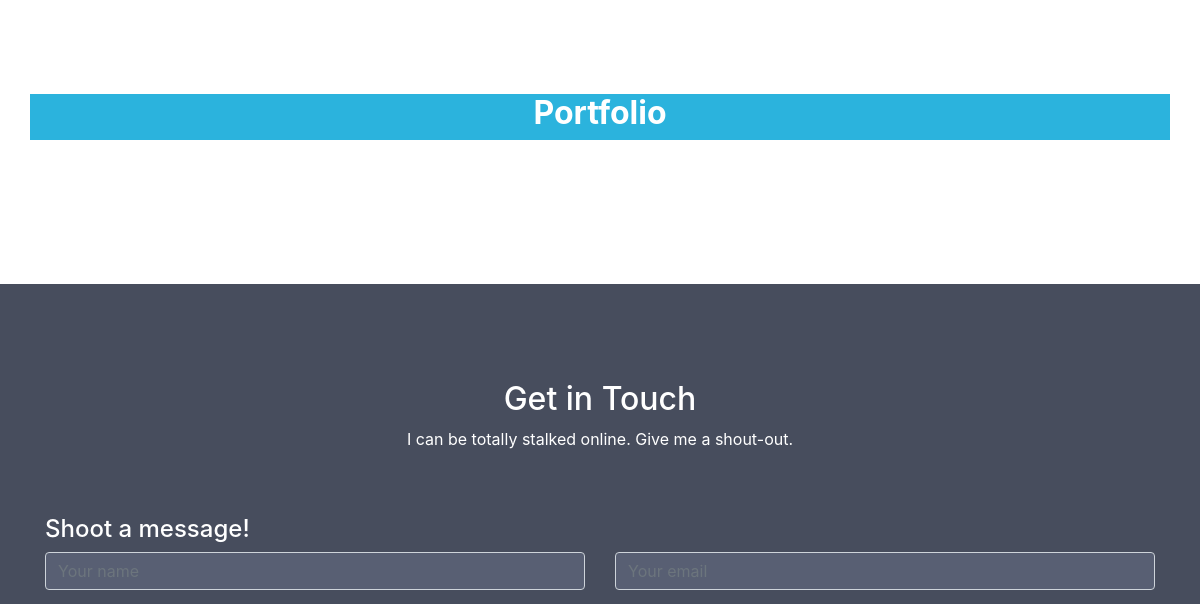
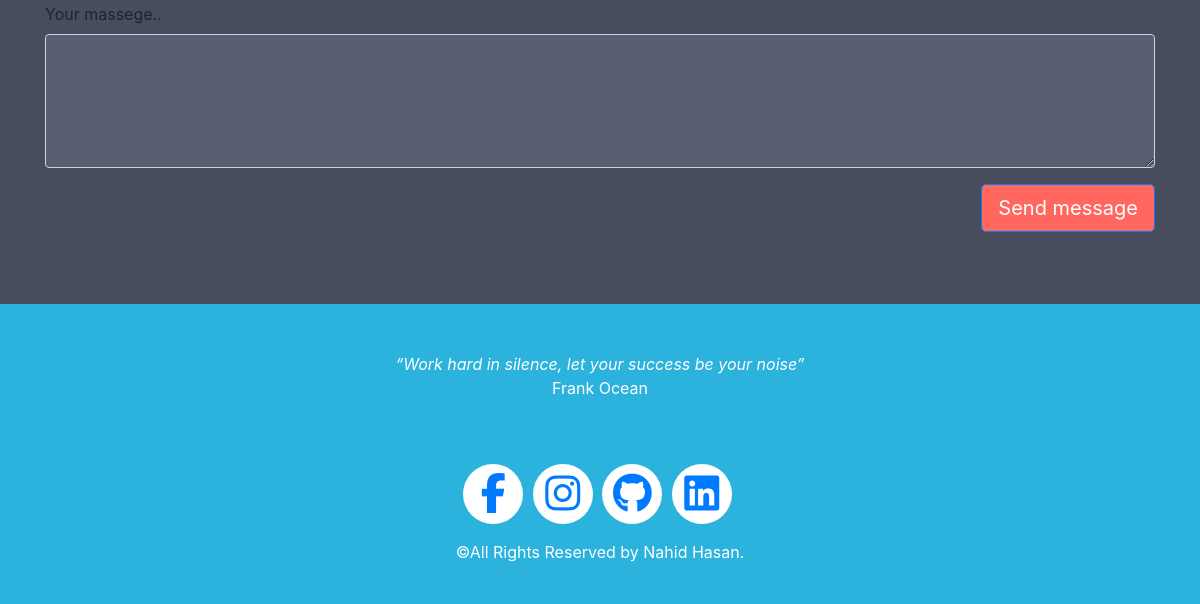
Before: / (lower part) with the older database file (2 pictures, top to bottom).
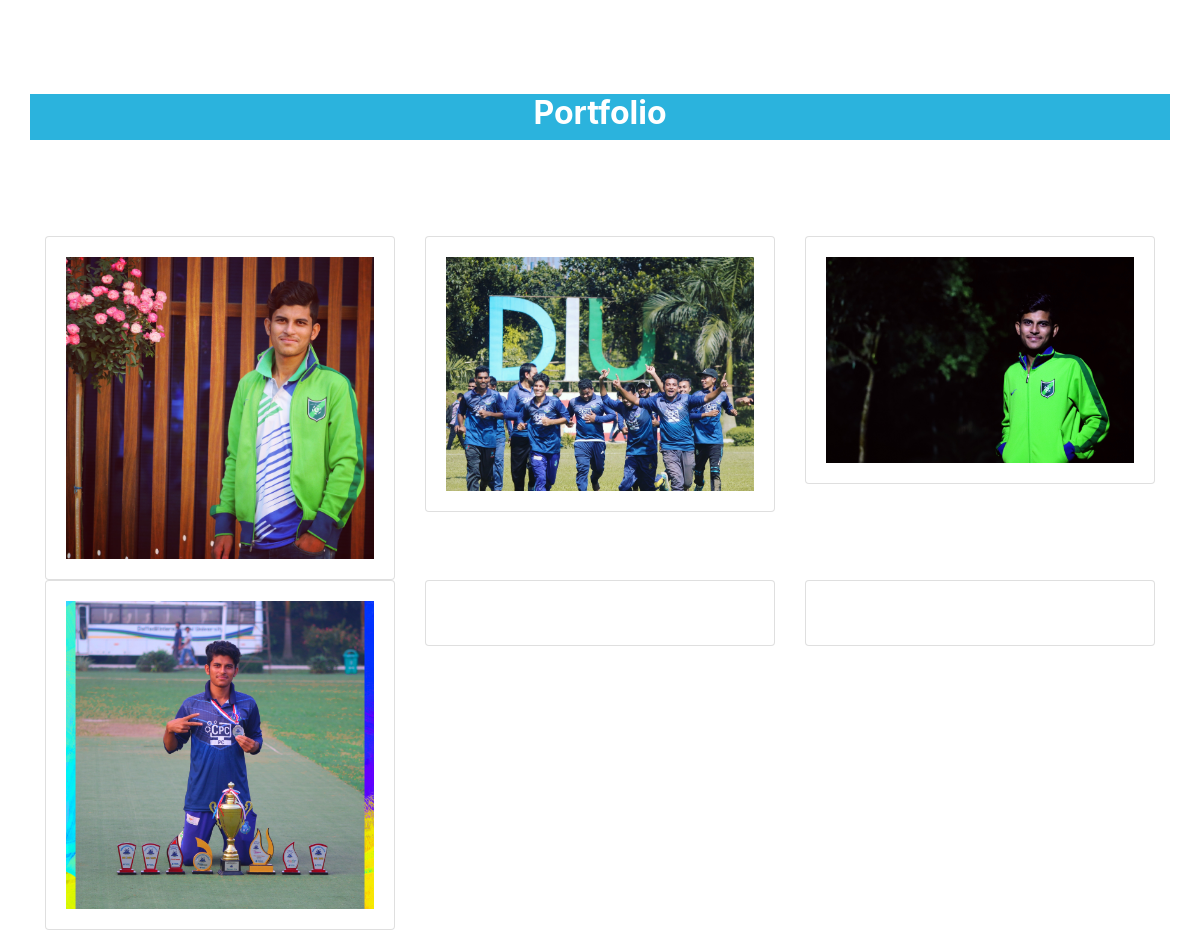
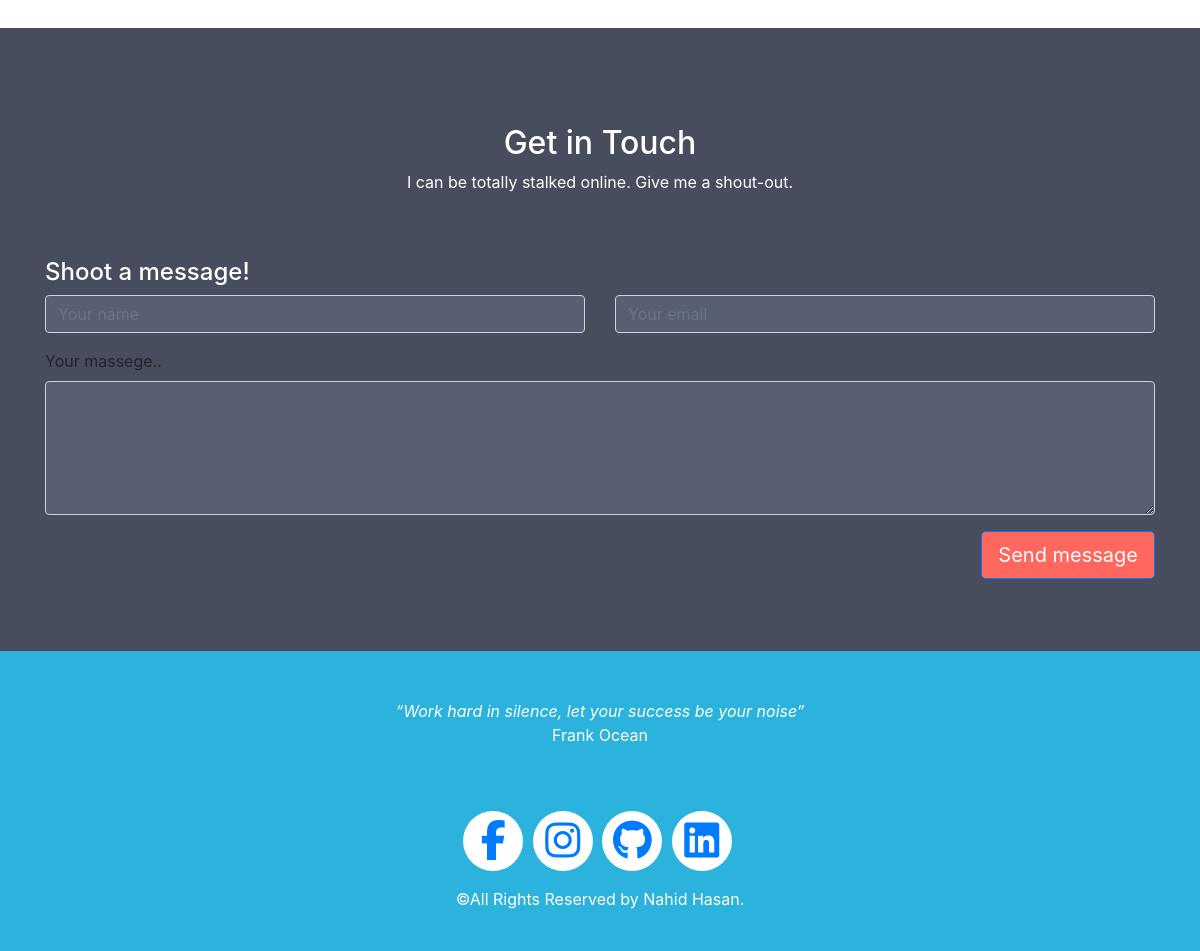
After: the same page with the newer database file (2 pictures, top to bottom).
### Portfolio_App/models.py (models this page shows)
class Portfolio(models.Model):
    portfolio_pic = models.ImageField(upload_to='Portfolio', blank=False)

### Portfolio_App/views.py (the view)
# urls.py: path('', views.index, name='index'),
def index(request):
    skills = Skill.objects.all()
    projects = Project.objects.all()
    portfolio_pics = Portfolio.objects.all()
    return render(request, 'Portfolio_App/index.html', context={'skills': skills, 'projects': projects, 'portfolio_pics': portfolio_pics})

### Portfolio_App/templates/Portfolio_App/index.html (shortened to what this page needs)
{% load static %}
<!DOCTYPE html>
<html lang="en">
<head>
    <link rel="stylesheet" href="https://cdnjs.cloudflare.com/ajax/libs/animate.css/4.0.0/animate.min.css">
    <link rel="stylesheet" href="https://stackpath.bootstrapcdn.com/bootstrap/4.5.0/css/bootstrap.min.css"
>
    <link rel="stylesheet" type="text/css" href="{% static 'style.css' %}" />
</head>
<body>
    {% include 'Portfolio_App/navbar.html' %}
    {% include 'Portfolio_App/about.html' %}
    {% include 'Portfolio_App/education.html' %}
    <div class="container" id="PORTFOLIO">
        <div class="row py-5 ">
            <div class="col text-center port-color">
                <h2 class="font-weight-bolder text-white">Portfolio</h2>
            </div>
        </div>
        <div class="row py-5">
            {% for portfolio_pic in portfolio_pics %}
            <div class="col-md-4">
                <div class="card">
                    <div class="card-body">
                        <img src="/static/images/{{portfolio_pic.portfolio_pic}}" class="img-fluid" alt="">
                    </div>
                </div>
            </div>
            {% endfor %}
        </div>
    </div>
    {% include 'Portfolio_App/contact.html' %}
    {% include 'Portfolio_App/footer.html' %}
</body>
</html>

### Portfolio_App/templates/Portfolio_App/navbar.html (shortened to what this page needs)
{% load static %}
<!DOCTYPE html>
<html lang="en">
<head>
    <link rel="stylesheet" href="https://cdnjs.cloudflare.com/ajax/libs/animate.css/4.0.0/animate.min.css">
    <link rel="stylesheet" href="https://stackpath.bootstrapcdn.com/bootstrap/4.5.0/css/bootstrap.min.css"
>
    <link rel="stylesheet" type="text/css" href="{% static 'style.css' %}" />
</head>
<body>
</body>
</html>

### Portfolio_App/templates/Portfolio_App/about.html (shortened to what this page needs)
{% load static %}
<!DOCTYPE html>
<html lang="en">
<head>
    <link rel="stylesheet" href="https://cdnjs.cloudflare.com/ajax/libs/animate.css/4.0.0/animate.min.css">
    <link rel="stylesheet" href="https://stackpath.bootstrapcdn.com/bootstrap/4.5.0/css/bootstrap.min.css"
>
    <link rel="stylesheet" type="text/css" href="{% static 'style.css' %}" />
</head>
<body>
</body>
</html>

### Portfolio_App/templates/Portfolio_App/education.html (shortened to what this page needs)
{% load static %}
<!DOCTYPE html>
<html lang="en">
<head>
    <link rel="stylesheet" href="https://cdnjs.cloudflare.com/ajax/libs/animate.css/4.0.0/animate.min.css">
    <link rel="stylesheet" href="https://stackpath.bootstrapcdn.com/bootstrap/4.5.0/css/bootstrap.min.css"
>
    <link rel="stylesheet" type="text/css" href="{% static 'style.css' %}" />
</head>
<body>
</body>
</html>

### Portfolio_App/templates/Portfolio_App/contact.html (shortened to what this page needs)
{% load static %}
<!DOCTYPE html>
<html lang="en">
<head>
    <link rel="stylesheet" href="https://cdnjs.cloudflare.com/ajax/libs/animate.css/4.0.0/animate.min.css">
    <link rel="stylesheet" href="https://stackpath.bootstrapcdn.com/bootstrap/4.5.0/css/bootstrap.min.css"
>
    <link rel="stylesheet" type="text/css" href="{% static 'style.css' %}" />
</head>
<body>
    <section>
        <div class="contact-container py-5">
            <div class="container" id="CONTACT">
                <div class="div">
                    <div class="row">
                        <div class="col text-center text-white py-5">
                            <h2>Get in Touch</h2>
                            <p>I can be totally stalked online. Give me a shout-out.</p>
                        </div>
                    </div>
                </div>
                <h4 class="text-white">Shoot a message!</h4>
                <form action="">
                    <div class="row pb-3">
                        <div class="col">
                            <input type="text" class="form-control" placeholder="Your name" size="40px">
                        </div>
                        <div class="col">
                            <input type="text" class="form-control" placeholder="Your email" size="40px">
                        </div>
                    </div>
                    <div class="row">
                        <div class="col">
                            <div class="form-group">
                                <label for="comment">Your massege..</label>
                                <textarea class="form-control" rows="5" id="comment"></textarea>
                            </div>
                        </div>
                    </div>
                    <div class="row">
                        <div class="col pb-4 text-right">
                            <button type="button" class="btn btn-primary btn-lg btn-color">Send message</button>
                        </div>
                    </div>
                </form>
            </div>
        </div>
    </section>
</body>
</html>

### Portfolio_App/templates/Portfolio_App/footer.html (shortened to what this page needs)
{% load static %}
<!DOCTYPE html>
<html lang="en">
<head>
    <link rel="stylesheet" href="https://cdnjs.cloudflare.com/ajax/libs/animate.css/4.0.0/animate.min.css">
    <link rel="stylesheet" href="https://stackpath.bootstrapcdn.com/bootstrap/4.5.0/css/bootstrap.min.css"
>
    <link rel="stylesheet" type="text/css" href="{% static 'style.css' %}" />
</head>
<body>
    <section>
        <div class="footer">
            <div class="container">
                <div class="row py-5">
                    <div class="col text-center text-white">
                        <em>“Work hard in silence, let your success be your noise”</em>
                        <p>Frank Ocean
                        </p>
                    </div>
                </div>
                <div class="row">
                    <div class="col text-center pb-3">
                        <div class="circle-footer">
                            <a href="https://www.facebook.com/Nahid2194"> <i class="fab fa-facebook-f "></i></a>
                        </div>
                        <div class="circle-footer">
                            <a href="https://www.instagram.com/nahid_jc/"> <i class="fab fa-instagram"></i></a>
                        </div>
                        <div class="circle-footer">
                            <a href="https://github.com/Nahid2194"> <i class="fab fa-github"></i></a>
                        </div>
                        <div class="circle-footer">
                            <a href="https://www.linkedin.com/in/nahid-hasan-785717169/"> <i
                                    class="fab fa-linkedin"></i></a>
                        </div>
                    </div>
                </div>
                <div class="row pb-4">
                    <div class="col text-center text-white">
                        <p>&copy;All Rights Reserved by Nahid Hasan.</p>
                    </div>
                </div>
            </div>
        </div>
    </section>
</body>
</html>

### Portfolio_App/static/style.css (style rules this page uses)
.card { width: auto; }
.port-color { background-color: #2bb3dd; border: lightcyan; }
.footer { background-color: #2bb3dd; }
.circle-footer { height: 60px; width: 60px; border-radius: 50%; display: inline-block; background-color: white; font-size: 40px; text-align: center; color: #2bb3dd; margin-right: 5px; }
.contact-container { background-color: #474d5d; }
.form-control { background-color: #585f73 !important; }
.btn-color { background-color: #ff675f !important; }

Changed rows visible on the page:
added Portfolio: portfolio_pic (picture)
added Portfolio: portfolio_pic (picture)
added Portfolio: portfolio_pic (picture)
added Portfolio: portfolio_pic (picture)
